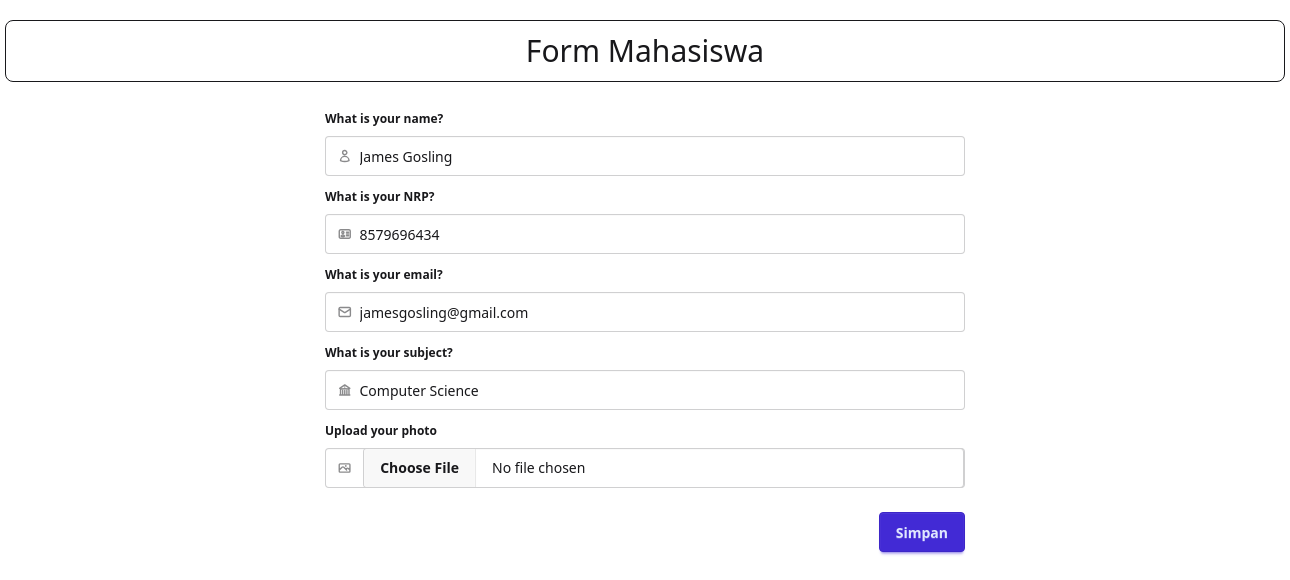
The page /manage-student.php?edit=10 on the database its author committed.
### tables this page shows
CREATE TABLE `students` (
  `id` int(11) NOT NULL,
  `nama` varchar(100) NOT NULL,
  `nrp` varchar(100) NOT NULL,
  `email` varchar(100) NOT NULL,
  `jurusan` varchar(100) NOT NULL,
  `gambar` varchar(255) NOT NULL,
  `created_at` timestamp NOT NULL DEFAULT current_timestamp(),
  `updated_at` timestamp NULL DEFAULT NULL ON UPDATE current_timestamp()
);

### config/connection.php (called while the page is built, shortened)
<?php
$conn = mysqli_connect("localhost", "root", "", "db_belajar_php_1");
function query($query){
    global $conn;
    $result = mysqli_query($conn, $query);
    $rows = [];
    while ($row = mysqli_fetch_assoc($result)){
        $rows[] = $row;
    }
    return $rows;
}
?>

### manage-student.php (the view, shortened to what this page needs)
<?php
include 'config/connection.php';
$id = isset($_GET['edit']) ? $_GET['edit'] : null;
$data = !is_null($id) ? query("SELECT * FROM students WHERE id = $id")[0] : 0;
?>
<!DOCTYPE html>
<html lang="en">
<head>
    <link rel="stylesheet" href="assets/css/style.css">
</head>
<body>
    <div class="w-7xl mx-auto">
        <div class="text-3xl text-center my-5 rounded-lg border py-3">Form Mahasiswa</div>
        <div class="w-1/2 mx-auto">
            <form action="" method="post" enctype="multipart/form-data">
                <fieldset class="fieldset">
                    <legend class="fieldset-legend">What is your name?</legend>
                    <label class="input validator w-full">
                        <input type="text" placeholder="Enter your name" name="nama" value="<?= isset($_GET['edit']) ? $data['nama'] : "" ?>" required />
                    </label>
                </fieldset>
                <fieldset class="fieldset">
                    <legend class="fieldset-legend">What is your NRP?</legend>
                    <label class="input validator w-full">
                        <input type="number" placeholder="Enter your nrp" name="nrp" value="<?= isset($_GET['edit']) ? $data['nrp'] : "" ?>" required />
                    </label>
                </fieldset>
                <fieldset class="fieldset">
                    <legend class="fieldset-legend">What is your email?</legend>
                    <label class="input validator w-full">
                        <svg class="h-[1em] opacity-50" xmlns="http://www.w3.org/2000/svg" viewBox="0 0 24 24">
                            <g
                            stroke-linejoin="round"
                            stroke-linecap="round"
                            stroke-width="2.5"
                            fill="none"
                            stroke="currentColor"
                            >
                            <rect width="20" height="16" x="2" y="4" rx="2"></rect>
                            <path d="m22 7-8.97 5.7a1.94 1.94 0 0 1-2.06 0L2 7"></path>
                            </g>
                        </svg>
                        <input type="email" placeholder="mail@site.com" name="email" value="<?= isset($_GET['edit']) ? $data['email'] : "" ?>" required />
                    </label>
                </fieldset>
                <fieldset class="fieldset">
                    <legend class="fieldset-legend">What is your subject?</legend>
                    <label class="input validator w-full">
                        <input type="text" placeholder="Enter your subject" name="jurusan" value="<?= isset($_GET['edit']) ? $data['jurusan'] : "" ?>" required />
                    </label>
                </fieldset>
                <fieldset class="fieldset">
                    <legend class="fieldset-legend">Upload your photo</legend>
                    <label class="input validator p-0 w-full">
                        <input type="file" class="file-input w-full" placeholder="Upload your photo" name="gambar"/>
                    </label>
                </fieldset>
                <div class="flex justify-end my-5">
                    <button class="btn btn-primary" type="submit" name="submit">Simpan</button>
                </div>
            </form>
        </div>
    </div>
</body>
</html>

### rows shown on the page
students: nama "James Gosling", nrp "8579696434", email "jamesgosling@gmail.com", jurusan "Computer Science"
